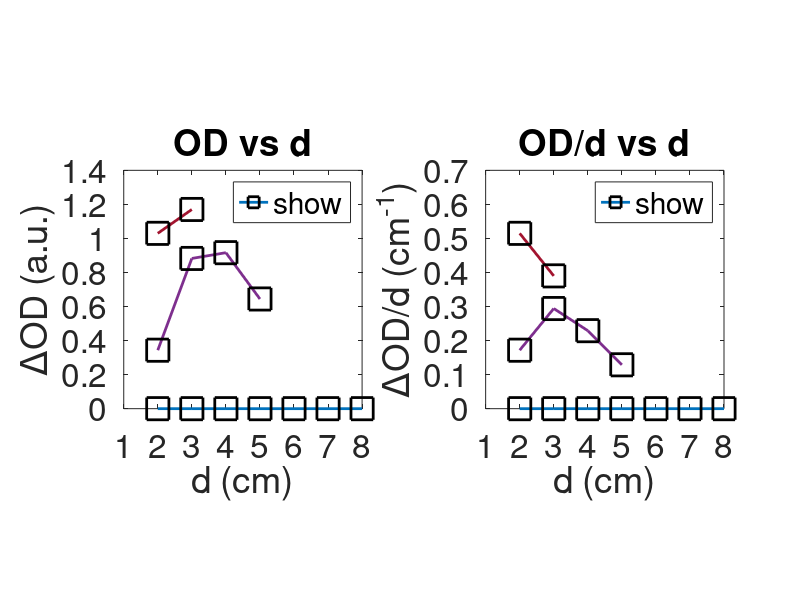

Recreate this plot in MATLAB.
function [] = Photon_40_3 ()
% Repository group: 06_laboratory_phantom_models
% Version role: analysis or follow-up variant
%
% Research note: This file is retained as a documented historical version.
% Review configuration, external data dependencies, and output paths before use.
% Impact of Tumor/Signal on DPF/PPF Series Simulations
% this version: Replication of Arnab's Experiment: Dissolving x grams of TiO₂ in a solution of 10 g Sodium Polyacrylate (PAS) in 440 mL of water.
% general analysis: Arnab data

clc
close all

% size and code properties
set_of_Cs = [0  1   4   7];
set_of_ds = [1	2	3	4	5	6	7	8];
set_of_V = [...
    nan      1.76	    1.18        0.94    	0.66    	0.53        0.56    	0.52;
    nan      8.29       2.32    	0.80        0.40        0.28    	0.12    	0.12;
    nan      5.88	    0.96	    0.32    	0.21    	nan	        nan     	nan;
    nan      2.96	    0.72	    nan	        nan	        nan	        nan	       nan];

for i_C = 2:length(set_of_Cs)
    % read dbase
    n_C = set_of_Cs(i_C);
    disp(['C = ',num2str(n_C),' g/L'])
    TheLegend = ['C = ',num2str(n_C),' g/L'];

    % I vs. d
    TheLineStyle = '-'; TheMarker = 's'; x_label = 'd (cm)'; y_label = '\DeltaOD (a.u.)';
    subplot(1,2,1), xlabel(x_label), ylabel(y_label), title('OD vs d'),   axis square
    plot(set_of_ds,-log(set_of_V(i_C,:)./set_of_V(2,:)),           'DisplayName',TheLegend,'Marker',TheMarker,'LineStyle',TheLineStyle,'MarkerEdgeColor','k','Color',get_color(set_of_Cs(i_C)),'MarkerSize',16,'LineWidth',2), hold on
    set(gca,'fontsize',24), legend('show','Location','northeast')
    y_label = '\DeltaOD/d (cm^{-1})';
    subplot(1,2,2), xlabel(x_label), ylabel(y_label), title('OD/d vs d'), axis square
    plot(set_of_ds,-log(set_of_V(i_C,:)./set_of_V(2,:))./set_of_ds,'DisplayName',TheLegend,'Marker',TheMarker,'LineStyle',TheLineStyle,'MarkerEdgeColor','k','Color',get_color(set_of_Cs(i_C)),'MarkerSize',16,'LineWidth',2), hold on
    set(gca,'fontsize',24), legend('show','Location','northeast')
    clearvars i_fig fun_x fun_y TheOutFun TheLineStyle TheMarker x_label y_label Therloess blnFit y_ref





    clearvars t_db the_filename mua mus ind_diff ind_trns n_g TheColor
end
end

function [out] = get_color(index)
if     index==1
    out = [0.0000 0.4470 0.7410];
elseif index==2
    out = [0.8500 0.3250 0.0980];
elseif index==3
    out = [0.9290 0.6940 0.1250];
elseif index==4
    out = [0.4940 0.1840 0.5560];
elseif index==5
    out = [0.4660 0.6740 0.1880];
elseif index==6
    out = [0.3010 0.7450 0.9330];
elseif index==7
    out = [0.6350 0.0780 0.1840];
else
    out = [0.0000 0.0000 0.0000];
end
end
